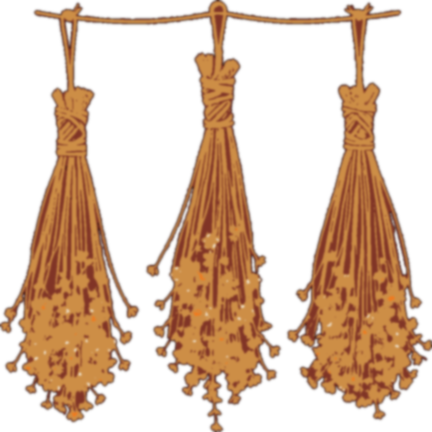
#> input picture images/tomes/essais-ia/tome-2/objet-bouquets.png, 432 x 432 px
$ python pimp_soin1.py objet-bouquets.png objet-linge.png
#> lines starting #> are read from the running program, lines starting #| are printed output that depends on the picture; after the words box and inside, x2 and y2 are one past the last pixel; in counts of white or black regions, pixels touching at a corner belong together
"""Tome 2 : la n° 1 du troisième tour, retouchée et enrichie (JP, 18 octobre 2026 : « finalement, pimp celle-là, je l'aime
plus »). On retire ce qui fait IA : les taches roses qui flottent sur le mur comme des nuages, le rectangle clair coupé
d'un trait sur le flanc de la bouilloire. Puis on ajoute, dans les encres de l'image (le mur sang de bœuf, le brun presque
noir des meubles, le crème, l'ocre) et seulement sous le titre : le tuyau du poêle, qui manquait, avec ses joints et sa
clé ; trois bouquets de plantes qui sèchent, pendus sous le bord de la table ; une tablette sous la table, avec du linge
plié, un panier d'achillée séchée et une cruche de grès ; une chaudière d'eau au pied de la table ; une corde de bois
sous le poêle ; le feu dans le poêle.
    python3 pimp_soin1.py SOURCE SORTIE
Les coordonnées sont celles de l'image 768 × 960 ; elles se multiplient par K (4 sur l'image agrandie).

Le bas refait (JP, 19 octobre 2026 : « le bois en dessous du foyer, l'étage du bas et le seau ne sont pas assez de
qualité à mon goût ») : les sections 4 à 7 posent six PNG transparents, rangés à côté de ce script, à 8 points par unité.
Chacun se pose à sa boîte (coin en haut à gauche, coin en bas à droite) :
    objet-bouquets.png    206,740.5 à 260,794.5     les trois bouquets pendus à leur corde      généré
    objet-linge.png       90,754.625 à 190,805      le linge plié                               généré
    objet-panier.png      301,747.625 à 373,805.5   le panier d'achillée séchée                 généré
    objet-cruche.png      430,755.125 à 463,805.5   la cruche de grès                           généré
    objet-chaudiere.png   30,794 à 136,916          la chaudière d'eau, en bois cerclé de fer   dessin vectoriel
    objet-corde.png       596,812 à 768,926         la corde de bois fendu                      dessin vectoriel
Les objets générés le sont un par un par AI Horde (Flux.1-Schnell, le modèle de l'image) sur un fond rouge uni, puis
détourés et ramenés aux encres de l'image. La chaudière et la corde sont dessinées à la main, en vectoriel, et rendues
par Chromium ; leurs cernes sont amincis à l'épaisseur de ceux des objets générés. Tous passent par le même léger flou,
celui des bords du générateur. objets-bas/objets_bas.py les refait (il garde les images générées, le texte de chaque
demande, les dessins et leurs SVG). La planche de la tablette, les ombres plates et les deux clous se dessinent ici.
Le titre ne doit pas cacher le cadre (JP, même jour) : les sections 4 à 7 ne touchent rien au-dessus de la table ; le
cadre au mur est posé ensuite par cadre_mur.py, et le titre de la couverture est remonté au-dessus de lui (CENTRE_BAS de
essais-ia/tome-1/couverture.py)."""
import sys, os, math, random
import numpy as np
from PIL import Image, ImageDraw
from scipy import ndimage

src, dst = sys.argv[1], sys.argv[2]
im0 = Image.open(src).convert('RGB')
K = im0.width / 768
#> K = 0.562
a = np.asarray(im0).astype(float)
H, W = a.shape[:2]
#> H = 432; W = 432
yy, xx = np.mgrid[0:H, 0:W] / K
def boite(x0, y0, x1, y1):
    return (xx >= x0) & (xx < x1) & (yy >= y0) & (yy < y1)

# 1. les taches roses du mur : pour chaque tache, on estime le mur à partir d'un anneau de mur propre autour d'elle
#    (moyenne pondérée, la lueur de la lampe suit), puis on ne remplace que les points qui s'en écartent
boites = ((8, 590, 66, 610), (0, 610, 42, 634), (205, 545, 240, 558), (240, 570, 282, 584), (334, 602, 378, 630))
L = a.mean(2)
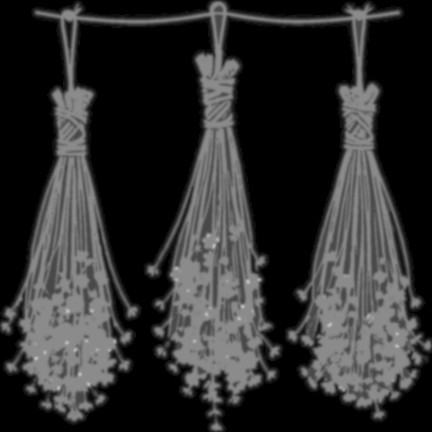
#> L: shape (432, 432) float64; min 0, max 193.3, mean 46.4
mur = (L > 40) & (L < 150) & (a[:, :, 0] - a[:, :, 2] > 45)
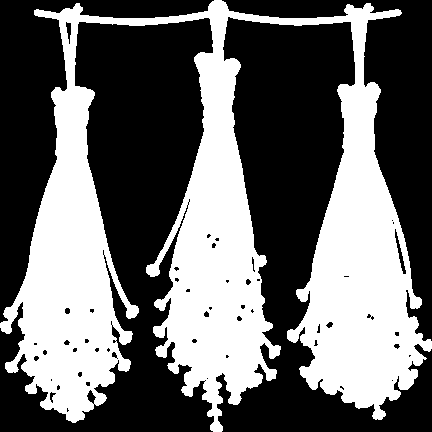
#> mur: shape (432, 432) bool; 40.6% white; 1 white region, box (x1, y1, x2, y2) and area: (0, 0, 432, 432) 75832
for b in boites:
    z = boite(*b)
    anneau = mur & ndimage.binary_dilation(z, iterations=int(12 * K)) & ~ndimage.binary_dilation(z, iterations=int(2 * K))
    est = np.zeros_like(a)
    den = ndimage.gaussian_filter(anneau.astype(float), 6 * K)
    for c in range(3):
        est[:, :, c] = ndimage.gaussian_filter(a[:, :, c] * anneau, 6 * K) / np.maximum(den, 1e-3)
    ecart = z & mur & (np.abs(a - est).sum(2) > 14)
    ecart = ndimage.binary_dilation(ecart, iterations=max(1, int(K))) & z & mur
    a[ecart] = est[ecart]
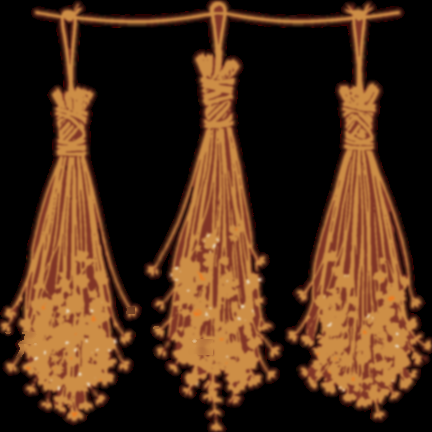
#> a: shape (432, 432, 3) float64; mean R, G, B 72.1, 43.9, 23.5
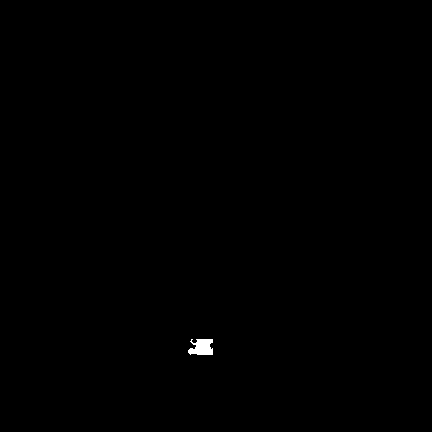
#> ecart: shape (432, 432) bool; 0.17% white; 1 white region, box (x1, y1, x2, y2) and area: (188, 339, 213, 355) 313
#> z: shape (432, 432) bool; 0.21% white; 1 white region, box (x1, y1, x2, y2) and area: (188, 339, 213, 355) 400

# 2. le rectangle clair de la bouilloire : le flanc reprend la couleur du métal
z = boite(625, 541, 700, 593)
L = a.mean(2)
metal = z & (L < 45)
#> metal: shape (432, 432) bool; every value is 0
flanc = boite(640, 550, 674, 593) & (L >= 40) & (L < 120)
#> flanc: shape (432, 432) bool; 0.08% white; 1 white region, box (x1, y1, x2, y2) and area: (360, 310, 378, 332) 151
if metal.any(): a[flanc] = np.median(a[metal], 0)

 # 3. la lueur de la lampe, recentrée sur sa flamme (JP : « la lueur de la lampe à la bonne place ») : on retire la lueur
#    du générateur, posée derrière les bocaux, et on en pose une ronde autour de la flamme, sur le mur seulement
MUR0 = np.array([96, 28, 22]); CHAUD = np.array([178, 78, 32])
seg = CHAUD - MUR0
t_ = np.clip(((a - MUR0) @ seg) / (seg @ seg), 0, 1)
proche = np.linalg.norm(a - (MUR0 + t_[..., None] * seg), axis=2) < 16       # le mur, éclairé ou pas
#> proche: shape (432, 432) bool; 2% white in thin lines or dots
zone = boite(0, 440, 470, 760)
bp = boite(296, 584, 350, 642)                                      # le pilon : ses rayures ont la couleur du mur
pilon = ndimage.binary_closing(bp & (a.mean(2) < 36), iterations=int(2 * K))
#> pilon: shape (432, 432) bool; 0.06% white; 2 white regions (1 under 20 px), largest, box (x1, y1, x2, y2) and area: (167, 342, 175, 362) 103
zone &= ~ndimage.binary_dilation(pilon, iterations=max(1, int(K)))
#> zone: shape (432, 432) bool; 25.5% white; 1 white region, box (x1, y1, x2, y2) and area: (0, 248, 265, 428) 47538
mur_l = zone & proche
#> mur_l: shape (432, 432) bool; 0.8% white; 105 white regions (89 under 20 px), largest, box (x1, y1, x2, y2) and area: (47, 254, 57, 295) 183, (87, 266, 97, 290) 111, (214, 268, 217, 304) 80
fx, fy = 100, 596                                                  # la flamme
r_ = np.hypot(xx - fx, (yy - fy) * 1.1)
lueur = np.clip(1 - r_ / 175, 0, 1) ** 1.6
# fondu sur 30 unités au haut et à droite de la zone : le mur d'origine n'a pas tout à fait MUR0, et le bord dur faisait
# une ligne que la texture du mur (texture_mur.py) rendait visible
fondu = (np.clip((yy - 440) / 30, 0, 1) * np.clip((470 - xx) / 30, 0, 1))[..., None]
a[mur_l] = (a * (1 - fondu) + (MUR0 + lueur[..., None] * seg) * fondu)[mur_l]

im = Image.fromarray(a.astype(np.uint8))
S = 2                                                         # dessin à double taille, puis réduit : bords nets
im = im.resize((W * S, H * S), Image.LANCZOS)
#> im: PIL image 864x864 RGB
d = ImageDraw.Draw(im)
R = random.Random(4)
MUR = (96, 28, 22); FONCE = (45, 12, 10); CERNE = (30, 7, 6); CREME = (238, 224, 203); MOYEN = (128, 52, 38)
OCRE = (205, 142, 70); ORANGE = (240, 122, 30)
k = lambda v: v * K * S
P = lambda pts: [(k(x), k(y)) for x, y in pts]
def poly(pts, fill, cerne=CERNE, w=2.0):
    d.polygon(P(pts), fill=fill)
    if cerne: d.line(P(pts + [pts[0]]), fill=cerne, width=max(1, int(k(w) / 1.6)), joint='curve')
def ligne(p, q, fill=CREME, w=1.3):
    d.line(P([p, q]), fill=fill, width=max(1, int(k(w) / 1.6)))

# 3. le tuyau du poêle, du dessus du poêle jusqu'en haut, au bord droit (à droite de « Tome 2 »)
x0, x1 = 742, 766
poly([(x0 - 5, 580), (x1 + 5, 580), (x1 + 5, 594), (x0 - 5, 594)], FONCE)        # le collet
poly([(x0, -4), (x1, -4), (x1, 581), (x0, 581)], FONCE)
ligne((x0 + 3.5, 0), (x0 + 3.5, 576), fill=MOYEN, w=1.2)
for y in (150, 340):                                                                  # les joints
    poly([(x0 - 2.5, y), (x1 + 2.5, y), (x1 + 2.5, y + 7), (x0 - 2.5, y + 7)], FONCE)
    ligne((x0 - 1, y + 3.5), (x1 + 1, y + 3.5), fill=MOYEN, w=0.8)
ligne((x0 + 1, 548.5), (x1 - 1, 550), fill=MOYEN, w=1.6)                             # la clé, sous la vapeur
ligne((x0 - 8, 548), (x0 + 1, 548.5), fill=CERNE, w=2.6)
d.ellipse(P([(x0 - 13, 544), (x0 - 6, 552)]), fill=FONCE, outline=CERNE, width=max(1, int(k(1.6) / 1.6)))

# 4 à 7. Le bas de l'image, refait (JP, 19 octobre 2026 : « le bois en dessous du foyer, l'étage du bas et le seau ne
#    sont pas assez de qualité à mon goût »). Les objets sont des PNG transparents à 8 points par unité (la taille du
#    dessin ici), faits par objets-bas/objets_bas.py et rangés à côté de ce script ; chacun se pose à sa boîte, le coin
#    en haut à gauche en coordonnées 768 × 960. Sur une source d'une autre taille, ils se mettent à l'échelle.
ICI = os.path.dirname(os.path.abspath(__file__))
def poser(nom, x0, y0):
#> called with nom = 'objet-bouquets.png', x0 = 206, y0 = 740.5
    o = Image.open(os.path.join(ICI, nom)).convert('RGBA')
#> o is the input picture: PIL image 432x432 RGBA; mean R, G, B, A 72, 43.9, 23.4, 98.2
    if abs(K * S - 8) > 1e-6:
        o = o.resize((round(o.width * K * S / 8), round(o.height * K * S / 8)), Image.LANCZOS)
#> o: PIL image 61x61 RGBA
    im.paste(o, (round(k(x0)), round(k(y0))), o)

# 4. trois bouquets de plantes qui sèchent, la tête en bas, sur une corde tendue sous le bord de la table. La corde est
#    nouée à deux clous plantés par en dessous dans le tablier : la tige du clou, sa tête en bas, un tour de corde
poser('objet-bouquets.png', 206, 740.5)
for x in (211, 255.5):
    poly([(x - 0.55, 740.6), (x + 0.55, 740.6), (x + 0.55, 744.4), (x - 0.55, 744.4)], FONCE, w=0.6)
    d.ellipse(P([(x - 1.6, 743.9), (x + 1.6, 745.3)]), fill=FONCE, outline=CERNE, width=max(1, int(k(0.6) / 1.6)))
    ligne((x - 0.9, 741.9), (x + 0.9, 742.6), fill=OCRE, w=0.7)

# 5. la tablette sous la table, entre les pieds : la planche (le dessus en brique, le chant en brun), le linge plié, le
#    panier d'achillée séchée et la cruche de grès. Sous chacun, une ombre plate, un aplat net qui déborde à droite
#    (la lampe est à gauche)
poly([(34, 802), (516, 802), (516, 818), (34, 818)], FONCE)
poly([(34, 802), (516, 802), (516, 806), (34, 806)], MOYEN, w=1.2)
for y_, xa, xb in ((810.5, 60, 300), (814, 220, 490)):
    ligne((xa, y_), (xb, y_), fill=MOYEN, w=0.7)
for xa, xb in ((92, 196), (311, 381), (436, 468)):
    d.ellipse(P([(xa, 803.3), (xb, 806.3)]), fill=FONCE)
poser('objet-linge.png', 90, 754.625)
#> call 2 of poser, with nom = 'objet-linge.png', x0 = 90, y0 = 754.6
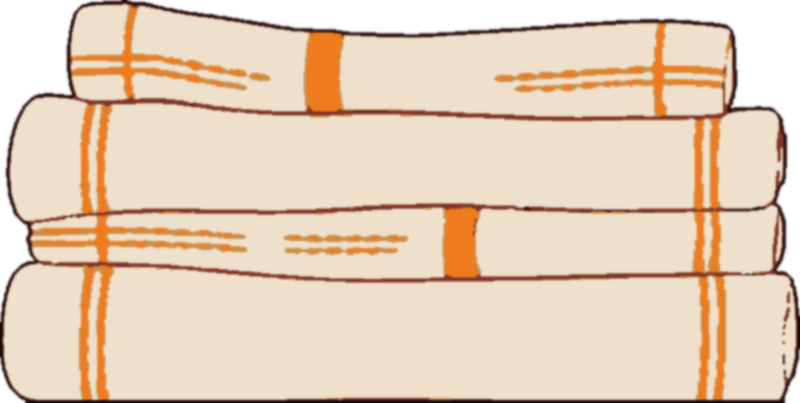
#> input picture images/tomes/essais-ia/tome-2/objet-linge.png, 800 x 403 px
#> in poser, o is the input picture: PIL image 800x403 RGBA; mean R, G, B, A 203.7, 181.9, 158.7, 227.5
poser('objet-panier.png', 301, 747.625)
#> call 3 of poser, with nom = 'objet-panier.png', x0 = 301, y0 = 747.6
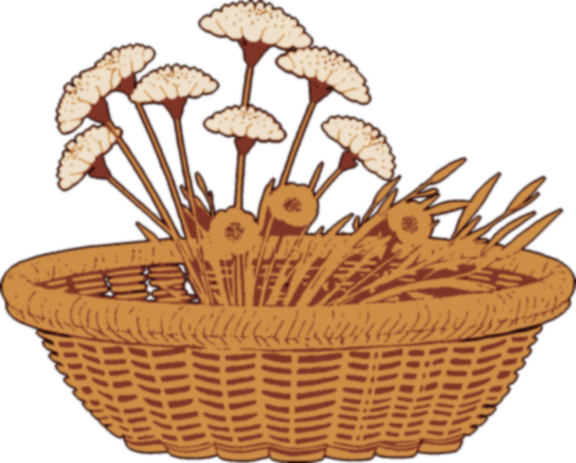
#> input picture images/tomes/essais-ia/tome-2/objet-panier.png, 576 x 463 px
#> in poser, o is the input picture: PIL image 576x463 RGBA; mean R, G, B, A 97.4, 63.9, 38.3, 137.4
#> in poser (call 3), `o = o.resize((round(o.width * K * S / 8), round(o.height * K * S / 8))..`:
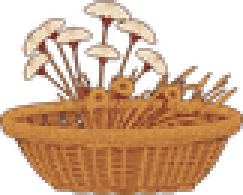
#> o: PIL image 81x65 RGBA (shown 3 times larger); mean R, G, B, A 109.4, 73.3, 44.6, 137.6; transparent parts drawn white
poser('objet-cruche.png', 430, 755.125)
#> (the run stopped early here; a loop or call above may not have finished)
